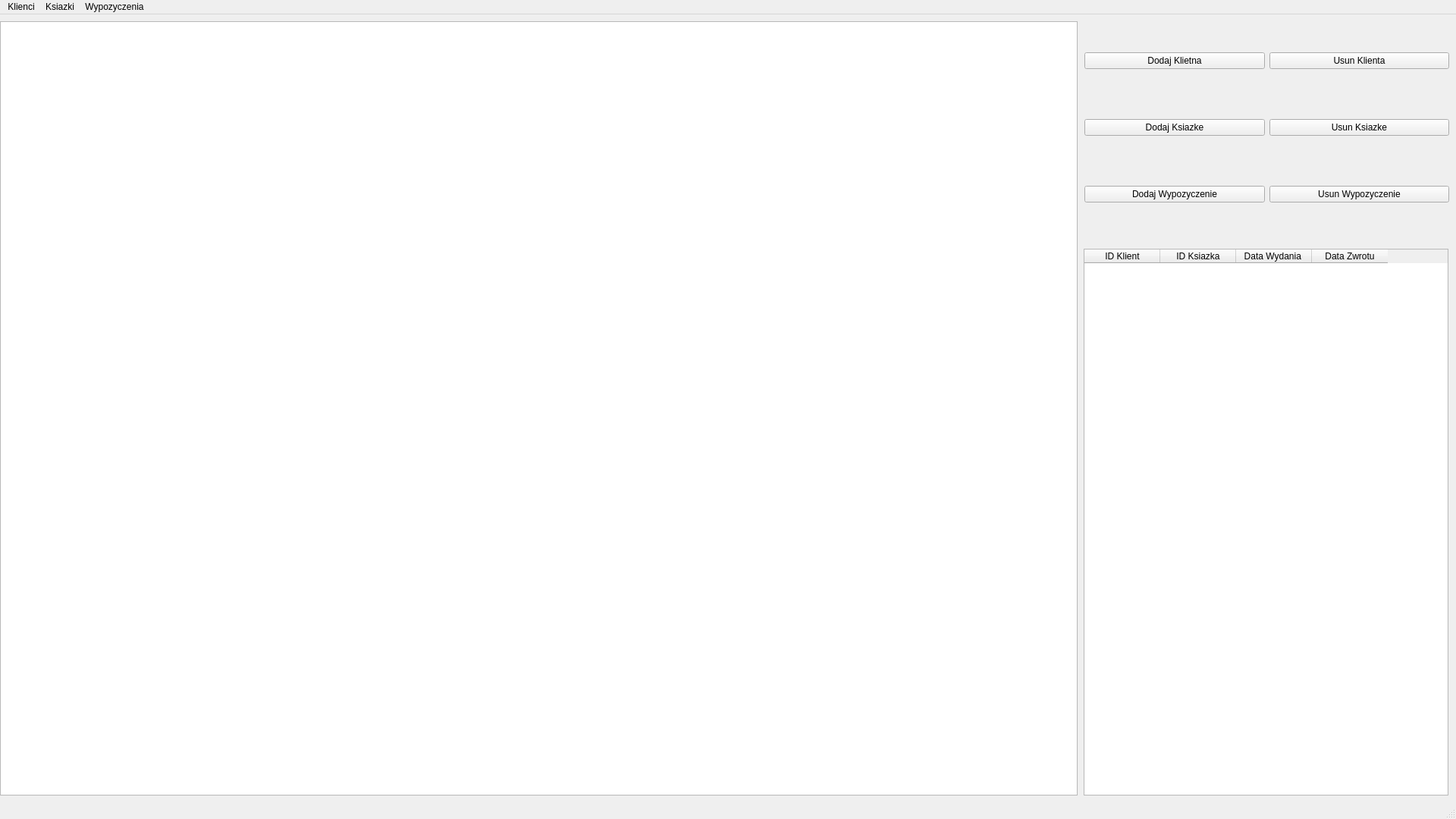
<?xml version="1.0" encoding="UTF-8"?>
<ui version="4.0">
 <class>MainWindow</class>
 <widget class="QMainWindow" name="MainWindow">
  <property name="geometry">
   <rect>
    <x>0</x>
    <y>0</y>
    <width>1920</width>
    <height>1080</height>
   </rect>
  </property>
  <property name="windowTitle">
   <string>MainWindow</string>
  </property>
  <widget class="QWidget" name="centralwidget">
   <widget class="QWidget" name="verticalLayoutWidget">
    <property name="geometry">
     <rect>
      <x>1429</x>
      <y>309</y>
      <width>481</width>
      <height>721</height>
     </rect>
    </property>
    <layout class="QVBoxLayout" name="verticalLayout">
     <item>
      <widget class="QTableWidget" name="tableWidget_3">
       <column>
        <property name="text">
         <string>ID Klient</string>
        </property>
       </column>
       <column>
        <property name="text">
         <string>ID Ksiazka</string>
        </property>
       </column>
       <column>
        <property name="text">
         <string>Data Wydania </string>
        </property>
       </column>
       <column>
        <property name="text">
         <string>Data Zwrotu</string>
        </property>
       </column>
      </widget>
     </item>
    </layout>
   </widget>
   <widget class="QWidget" name="gridLayoutWidget">
    <property name="geometry">
     <rect>
      <x>1430</x>
      <y>-10</y>
      <width>481</width>
      <height>321</height>
     </rect>
    </property>
    <layout class="QGridLayout" name="GridLayout">
     <item row="2" column="2">
      <widget class="QPushButton" name="pushButton_4">
       <property name="text">
        <string>Usun Ksiazke</string>
       </property>
      </widget>
     </item>
     <item row="3" column="2">
      <widget class="QPushButton" name="pushButton_6">
       <property name="text">
        <string>Usun Wypozyczenie</string>
       </property>
      </widget>
     </item>
     <item row="0" column="0">
      <widget class="QPushButton" name="pushButton">
       <property name="text">
        <string>Dodaj Klietna</string>
       </property>
      </widget>
     </item>
     <item row="0" column="2">
      <widget class="QPushButton" name="pushButton_2">
       <property name="text">
        <string>Usun Klienta</string>
       </property>
      </widget>
     </item>
     <item row="2" column="0">
      <widget class="QPushButton" name="pushButton_3">
       <property name="text">
        <string>Dodaj Ksiazke</string>
       </property>
      </widget>
     </item>
     <item row="3" column="0">
      <widget class="QPushButton" name="pushButton_5">
       <property name="text">
        <string>Dodaj Wypozyczenie</string>
       </property>
      </widget>
     </item>
    </layout>
   </widget>
   <widget class="QWidget" name="horizontalLayoutWidget">
    <property name="geometry">
     <rect>
      <x>0</x>
      <y>9</y>
      <width>1421</width>
      <height>1021</height>
     </rect>
    </property>
    <layout class="QHBoxLayout" name="horizontalLayout">
     <item>
      <widget class="QTableView" name="Clients"/>
     </item>
    </layout>
   </widget>
  </widget>
  <widget class="QMenuBar" name="menubar">
   <property name="geometry">
    <rect>
     <x>0</x>
     <y>0</y>
     <width>1920</width>
     <height>21</height>
    </rect>
   </property>
   <widget class="QMenu" name="menuKlienci">
    <property name="title">
     <string>Klienci</string>
    </property>
    <addaction name="actiona"/>
   </widget>
   <widget class="QMenu" name="menuKsiazki">
    <property name="title">
     <string>Ksiazki</string>
    </property>
   </widget>
   <widget class="QMenu" name="menuWypozyczenia">
    <property name="title">
     <string>Wypozyczenia</string>
    </property>
   </widget>
   <addaction name="menuKlienci"/>
   <addaction name="menuKsiazki"/>
   <addaction name="menuWypozyczenia"/>
  </widget>
  <widget class="QStatusBar" name="statusbar"/>
  <action name="actiona">
   <property name="checkable">
    <bool>true</bool>
   </property>
   <property name="icon">
    <iconset theme="appointment-new">
     <normaloff>.</normaloff>.</iconset>
   </property>
   <property name="text">
    <string>Wyswietl</string>
   </property>
  </action>
 </widget>
 <resources/>
 <connections/>
</ui>
